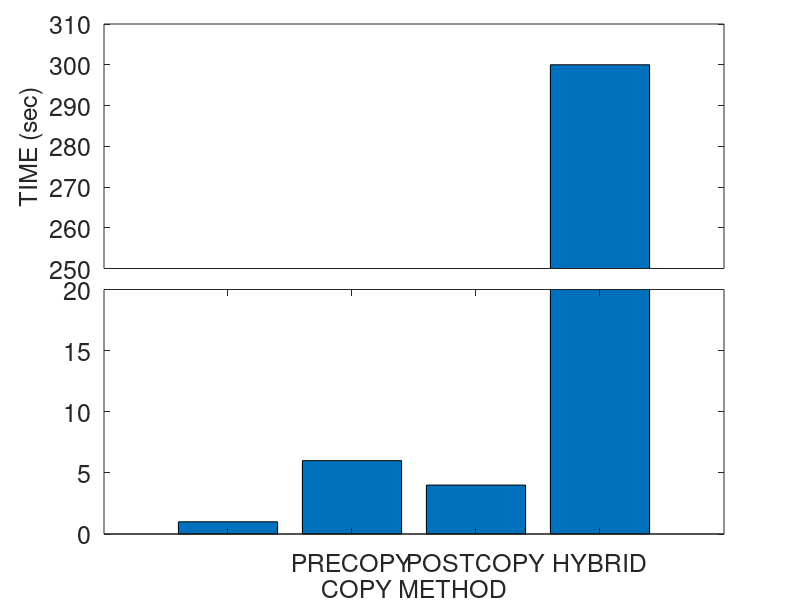
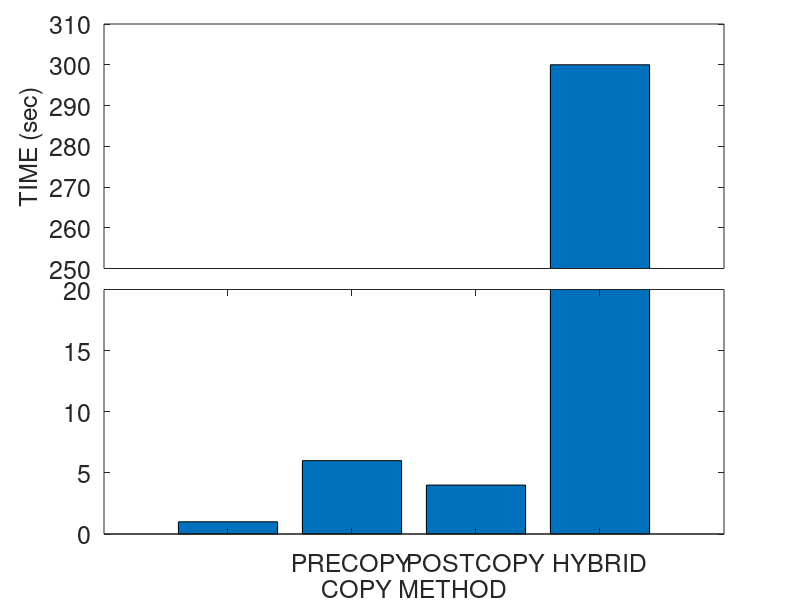
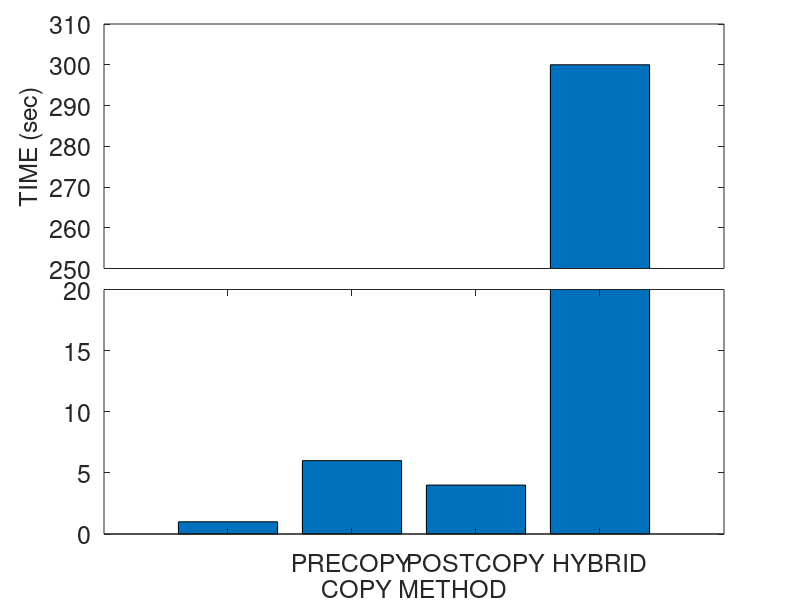

Here is the MATLAB script that generated these plots, in order:
a=[1 6 4 300];
x = {'', 'PRECOPY', 'POSTCOPY', 'HYBRID', 'PRO-HYBRID', ''};

fontsize = 18;

ylim1=[0 20];
%ylim2=[100 300];
%ylim2=[200 400];
ylim2=[250 310];
xlim=[0 length(a)+1];

figure;

% retrieve your default axis pos
clf;
p0=get(gca,'position')
delete(gcf);

% create axis1
%a1=axes('position',[p0(1) p0(2) p0(3)/2-.025 p0(4)]);
a1=axes('position',[p0(1) p0(2) p0(3) p0(4)/2]);
%barh(a);
bar(a);
%set(a1,'ylim',ylim1);
set(a1,'ylim',ylim1, 'XTickLabel', x, 'FontSize', fontsize);
xlabel('COPY METHOD', 'FontSize', fontsize);
%ylabel('TIME', 'FontSize', fontsize);

%box off;

% create axis2
%a2=axes('position',[p0(1)+p0(3)/2+.025 p0(2) p0(3)/2-.025 p0(4)]);
a2=axes('position',[p0(1) p0(4)/2+.145 p0(3) p0(4)/2])
%a2=axes('position',[p0(1) p0(2) p0(3) p0(4)/2]);
%barh(a);
bar(a);

%set(a2,'ylim',ylim1);
set(a2,'ylim',ylim2, 'FontSize', fontsize);
%ylim(ylim2);
%set(a2,'xlim',xlim,'ylim',ylim2);
set(a2,'xtick',[]);
%set(a2,'xcolor',get(a2,'color'));
ylabel('TIME (sec)', 'FontSize', fontsize);
%box off

%%%%%%%%%%%%%%%% plotting %%%%%%%%%%%%%%%%%%%%%
output = "break_axis";

%figure;
saveas(1, strcat(output, ".png"));
saveas(1, strcat(output, ".emf"));
saveas(1, strcat(output, ".eps"));

%box off
